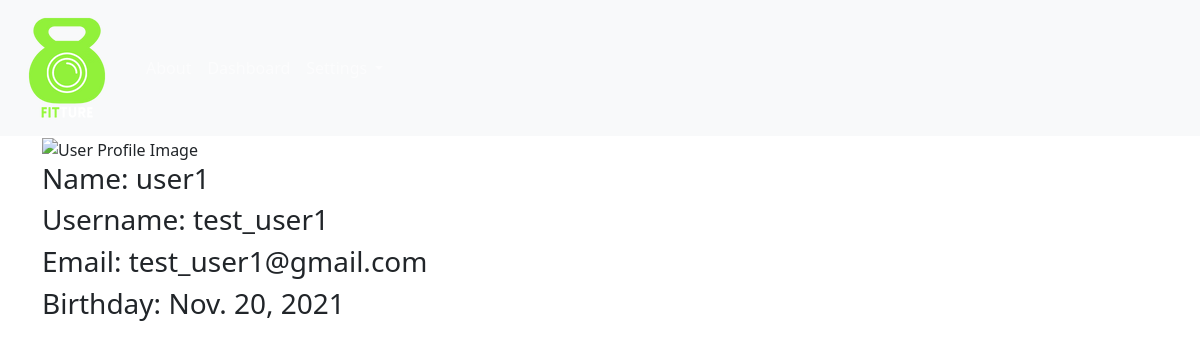
Before: /home/user_profile/test_user1 with the older database file.
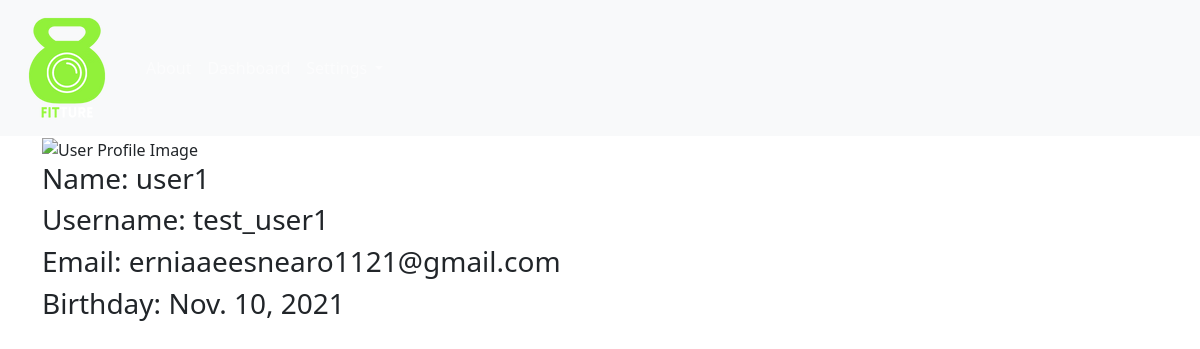
After: the same page with the newer database file.
### fitapp/models.py (models this page shows, shortened)
class UserModels(models.Model):
    GENDER_CHOICES = [('Male', 'M'), ('Female', 'F')]
    user = models.OneToOneField(
        User, on_delete=models.CASCADE, primary_key=True, related_name='users_models')
    email = models.EmailField(max_length=200, unique=True)
    gender = models.CharField(
        max_length=10, choices=GENDER_CHOICES, default='M')
    birth_date = models.DateField(auto_now_add=False)
    country = models.CharField(max_length=100)

### fitapp/views.py (the view)
# urls.py: path('user_profile/<str:username>', views.user_page, name='user_profile')
def user_page(request, username):
    user = User.objects.get(username=username)
    user_profile = user.users_models
    return render(request, 'user_profile_page.html', {'user': user, 'userprofile': user_profile})

### fitapp/templates/user_profile_page.html
{% extends "base.html" %}
{% block content %}
  <img src="" alt="User Profile Image">
  <h3>Name: <span>{{ user.first_name}} {{ user.last_name }}</span></h3>
  <h3>Username: <span>{{ user.username }}</span></h3>
  <h3>Email: <span>{{ userprofile.email }}</span></h3>
  <h3>Birthday: <span>{{ userprofile.birth_date}}</span></h3>
{% endblock %}

### templates/base.html (shortened to what this page needs)
<!DOCTYPE html>
<html lang="en" dir="ltr">
  <head>
    {% load static %}
     <link href="https://maxcdn.bootstrapcdn.com/font-awesome/4.7.0/css/font-awesome.min.css" rel="stylesheet">
    <link href="https://cdn.jsdelivr.net/npm/bootstrap@5.1.3/dist/css/bootstrap.min.css" rel="stylesheet">
  </head>
  <body id="home-body">
    <nav class="navbar navbar-expand-lg navbar-dark bg-light">
    <div class="container-fluid">
      <a class="navbar-brand" href="{% url 'landing-page'%}"><img src="{% static 'images/FittureLogo2.png' %}" alt="applogo"></a>
      <div class="collapse navbar-collapse" id="navbarNav">
        <ul class="navbar-nav">
          <li class="nav-item">
            <a class="nav-link" aria-current="page" href="{% url  'about'%}">About</a>
          </li>
          {% if user.is_authenticated %}
          <li class="nav-item">
            <a class="nav-link" href="{% url 'fitapp:dash'%}">Dashboard</a>
          </li>
          <li class="nav-item dropdown">
            <a class="nav-link dropdown-toggle" href="#" id="navbarDropdown" role="button" data-bs-toggle="dropdown" aria-expanded="false">
            </a>
          </li>
          {% endif %}
        </ul>
      </div>
    </div>
  </nav>
  <div class="container">
    {% block content%}
    {% endblock %}
  </div>
  </body>
</html>

Changed rows visible on the page:
changed UserModels: email "test_user1@gmail.com" → "erniaaeesnearo1121@gmail.com"; birth_date "Nov. 20, 2021" → "Nov. 10, 2021"
